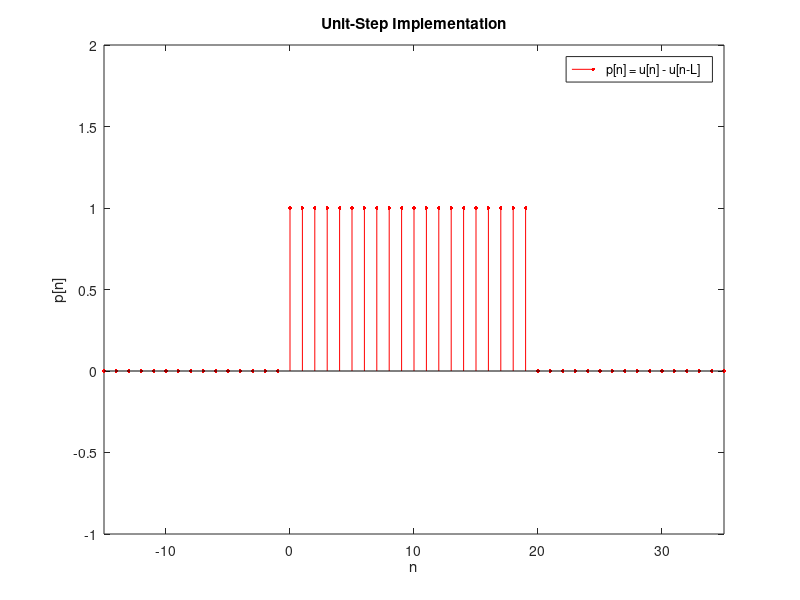
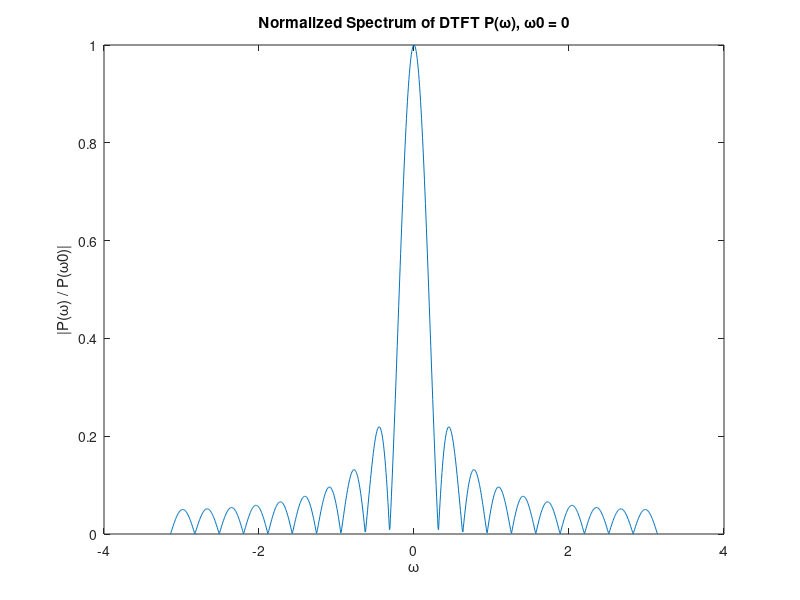

Write the MATLAB code that produced these figures, in order.
problem4n = -15:1:35;
L = 20;
p = @(n) double(n>=0 & n<=L-1);
problem4p = p(problem4n);
figure(1);
stem(problem4n,problem4p,"Marker",".","MarkerSize",8,Color='r');
axis([-15 35 -1 2])
xlabel("n");
ylabel("p[n]");
title("Unit-Step Implementation");
legend("p[n] = u[n] - u[n-L]")
figure(2);
L = 20;
P = @(w) L.*exp(-1.*1j.*w.*(L-1)) .* ((sinc((w.*L)./(2.*pi)))./(sinc((w)./(2.*pi))));
w = -pi:(2.*pi)/1001:pi;
plot(w,abs(P(w)/P(0)));
xlabel("ω");
ylabel("|P(ω) / P(ω0)|");
title("Normalized Spectrum of DTFT P(ω), ω0 = 0");

